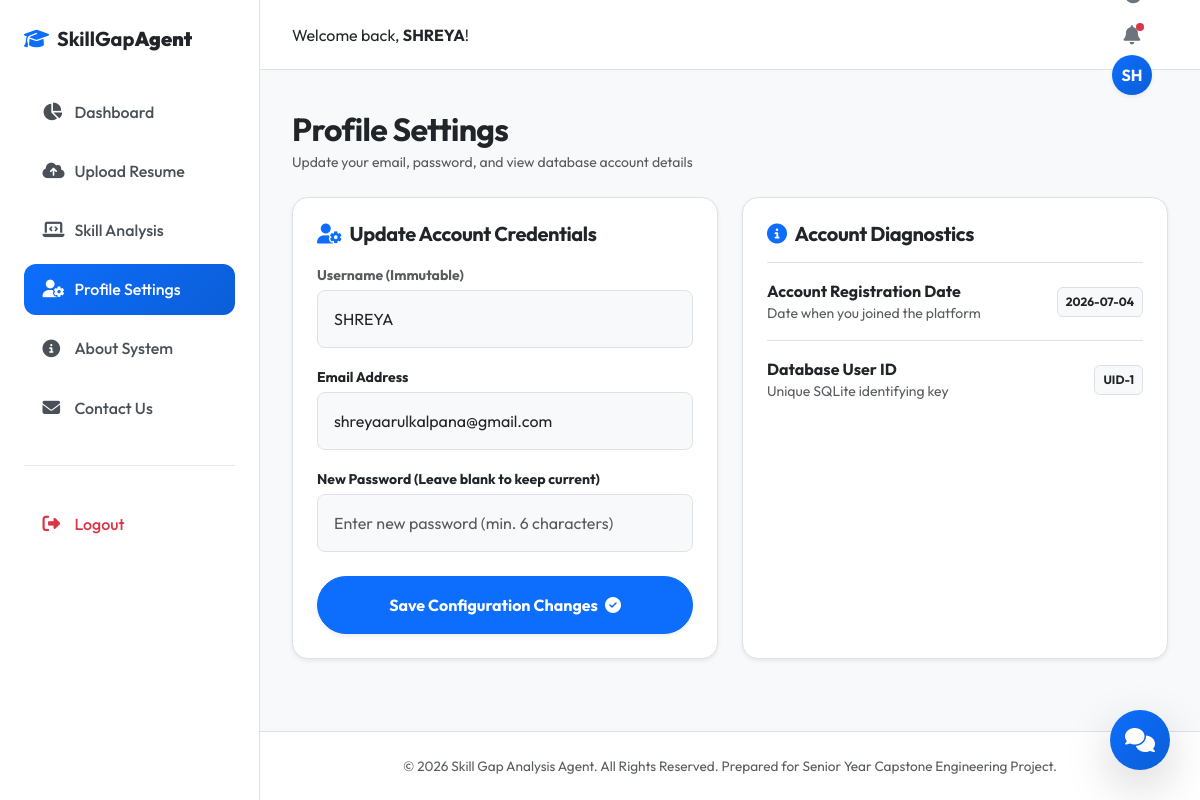
Screenshot of /profile (signed in) with the database file from the repository.
### tables this page shows
CREATE TABLE users (
            id INTEGER PRIMARY KEY AUTOINCREMENT,
            username TEXT UNIQUE NOT NULL,
            email TEXT UNIQUE NOT NULL,
            password TEXT NOT NULL,
            created_at TIMESTAMP DEFAULT CURRENT_TIMESTAMP
        );

### routes.py (the view, shortened to what this page needs)
@main_bp.route('/profile', methods=['GET', 'POST'])
@login_required
def profile():
    conn = get_db_connection()
    cursor = conn.cursor()
    cursor.execute("SELECT * FROM users WHERE id = ?", (current_user.id,))
    user_info = cursor.fetchone()
    conn.close()
    return render_template('profile.html', user=user_info)

### app.py (called while the page is built)
def create_app():
    app = Flask(__name__)
    app.config.from_object(Config)
    with app.app_context():
        init_db()
        print("Database initialized successfully.")
    login_manager = LoginManager()
    login_manager.login_view = 'main.login'
    login_manager.login_message = "Please log in to access this page."
    login_manager.login_message_category = "info"
    login_manager.init_app(app)
    @login_manager.user_loader
    def load_user(user_id):
        return User.get(int(user_id))
    app.register_blueprint(main_bp)
    return app

### database.py (called while the page is built)
def get_db_connection():
    conn = sqlite3.connect(Config.DATABASE)
    conn.row_factory = sqlite3.Row
    return conn

### models.py (called while the page is built)
    @staticmethod
    def get(user_id):
        conn = get_db_connection()
        cursor = conn.cursor()
        cursor.execute("SELECT * FROM users WHERE id = ?", (user_id,))
        row = cursor.fetchone()
        conn.close()
        if row:
            return User(id=row['id'], username=row['username'], email=row['email'], password=row['password'])
        return None

### templates/profile.html
{% extends "base.html" %}
{% block content %}
<div class="container-fluid px-0">
    <div class="mb-4">
        <h2 class="fw-bold mb-1">Profile Settings</h2>
        <p class="text-muted small">Update your email, password, and view database account details</p>
    </div>
    <div class="row g-4">
        <div class="col-md-6">
            <div class="card border-0 shadow-sm rounded-4 p-4">
                <h5 class="fw-bold text-dark mb-3"><i class="fa-solid fa-user-gear text-primary me-2"></i>Update Account Credentials</h5>
                <form action="{{ url_for('main.profile') }}" method="POST">
                    <div class="mb-3">
                        <label class="form-label small fw-bold text-muted mb-1">Username (Immutable)</label>
                        <input type="text" class="form-control p-3 bg-light rounded-3 text-muted" value="{{ current_user.username }}" readonly>
                    </div>
                    <div class="mb-3">
                        <label for="email" class="form-label small fw-bold text-dark mb-1">Email Address</label>
                        <input type="email" class="form-control p-3 rounded-3" id="email" name="email" value="{{ user.email }}" required>
                    </div>
                    <div class="mb-4">
                        <label for="password" class="form-label small fw-bold text-dark mb-1">New Password (Leave blank to keep current)</label>
                        <input type="password" class="form-control p-3 rounded-3" id="password" name="password" placeholder="Enter new password (min. 6 characters)" minlength="6">
                    </div>
                    <button type="submit" class="btn btn-primary w-100 py-3 rounded-pill fw-bold shadow-sm">
                        Save Configuration Changes <i class="fa-solid fa-circle-check ms-1"></i>
                    </button>
                </form>
            </div>
        </div>
        <div class="col-md-6">
            <div class="card border-0 shadow-sm rounded-4 p-4 h-100">
                <h5 class="fw-bold text-dark mb-3"><i class="fa-solid fa-circle-info text-primary me-2"></i>Account Diagnostics</h5>
                <ul class="list-group list-group-flush text-secondary mb-0">
                    <li class="list-group-item d-flex justify-content-between align-items-center px-0 py-3">
                        <div>
                            <div class="fw-bold text-dark">Account Registration Date</div>
                            <div class="text-muted small">Date when you joined the platform</div>
                        </div>
                        <span class="badge bg-light text-dark border p-2">{{ user.created_at[:10] }}</span>
                    </li>
                    <li class="list-group-item d-flex justify-content-between align-items-center px-0 py-3">
                        <div>
                            <div class="fw-bold text-dark">Database User ID</div>
                            <div class="text-muted small">Unique SQLite identifying key</div>
                        </div>
                        <span class="badge bg-light text-dark border p-2">UID-{{ user.id }}</span>
                    </li>
                </ul>
            </div>
        </div>
    </div>
</div>
{% endblock %}

### templates/base.html (shortened to what this page needs)
<!DOCTYPE html>
<html lang="en">
<head>
    <link href="https://cdn.jsdelivr.net/npm/bootstrap@5.3.0/dist/css/bootstrap.min.css" rel="stylesheet">
    <link rel="stylesheet" href="https://cdnjs.cloudflare.com/ajax/libs/font-awesome/6.4.0/css/all.min.css">
    <link rel="stylesheet" href="{{ url_for('static', filename='css/style.css') }}">
    <link rel="stylesheet" href="{{ url_for('static', filename='css/dashboard.css') }}">
</head>
<body>
    <div class="app-container">
        {% if current_user.is_authenticated %}
        <aside class="sidebar">
            <div class="sidebar-brand">
                <i class="fa-solid fa-graduation-cap text-primary me-2"></i>
                <span>SkillGap<strong>Agent</strong></span>
            </div>
            <nav class="sidebar-nav">
                <a href="{{ url_for('main.dashboard') }}" class="nav-item {% if request.endpoint == 'main.dashboard' %}active{% endif %}">
                    <i class="fa-solid fa-chart-pie"></i><span>Dashboard</span>
                </a>
                <a href="{{ url_for('main.upload') }}" class="nav-item {% if request.endpoint == 'main.upload' %}active{% endif %}">
                    <i class="fa-solid fa-cloud-arrow-up"></i><span>Upload Resume</span>
                </a>
                <a href="{{ url_for('main.analysis') }}" class="nav-item {% if request.endpoint == 'main.analysis' or request.endpoint == 'main.result' %}active{% endif %}">
                    <i class="fa-solid fa-laptop-code"></i><span>Skill Analysis</span>
                </a>
                <a href="{{ url_for('main.profile') }}" class="nav-item {% if request.endpoint == 'main.profile' %}active{% endif %}">
                    <i class="fa-solid fa-user-gear"></i><span>Profile Settings</span>
                </a>
                <a href="{{ url_for('main.about') }}" class="nav-item {% if request.endpoint == 'main.about' %}active{% endif %}">
                    <i class="fa-solid fa-circle-info"></i><span>About System</span>
                </a>
                <a href="{{ url_for('main.contact') }}" class="nav-item {% if request.endpoint == 'main.contact' %}active{% endif %}">
                    <i class="fa-solid fa-envelope"></i><span>Contact Us</span>
                </a>
                <hr class="sidebar-divider">
                <a href="{{ url_for('main.logout') }}" class="nav-item text-danger">
                    <i class="fa-solid fa-right-from-bracket"></i><span>Logout</span>
                </a>
            </nav>
        </aside>
        {% endif %}
        <div class="main-wrapper">
            <header class="top-header">
                <div class="header-left">
                    {% if current_user.is_authenticated %}
                    <span class="welcome-text">Welcome back, <strong>{{ current_user.username }}</strong>!</span>
                    {% else %}
                    <a href="{{ url_for('main.index') }}" class="header-brand">
                        <i class="fa-solid fa-graduation-cap text-primary me-2"></i>
                        <span>SkillGap<strong>Agent</strong></span>
                    </a>
                    {% endif %}
                </div>
                <div class="header-right">
                    <button class="theme-toggle-btn" id="theme-toggle" title="Toggle Light/Dark Mode">
                        <i class="fa-solid fa-moon"></i>
                    </button>
                    {% if current_user.is_authenticated %}
                    <div class="dropdown me-3">
                        <button class="header-btn" type="button" data-bs-toggle="dropdown" aria-expanded="false" id="notif-btn">
                            <i class="fa-solid fa-bell"></i>
                            <span class="badge-dot bg-danger"></span>
                        </button>
                    </div>
                    <div class="dropdown">
                        <button class="header-profile-btn" type="button" data-bs-toggle="dropdown" aria-expanded="false">
                            <div class="profile-avatar">{{ current_user.username[:2].upper() }}</div>
                        </button>
                    </div>
                    {% else %}
                    <a href="{{ url_for('main.login') }}" class="btn btn-outline-primary btn-sm px-3 me-2">Login</a>
                    <a href="{{ url_for('main.register') }}" class="btn btn-primary btn-sm px-3">Register</a>
                    {% endif %}
                </div>
            </header>
            <main class="content-body">
                {% block content %}{% endblock %}
            </main>
            <footer class="main-footer">
                <div class="container-fluid text-center text-muted">
                    <p class="mb-0">&copy; 2026 Skill Gap Analysis Agent. All Rights Reserved. Prepared for Senior Year Capstone Engineering Project.</p>
                </div>
            </footer>
        </div>
    </div>
    {% if current_user.is_authenticated %}
    <button class="chat-toggle-btn shadow-lg" id="chat-toggle" title="Chat with AI Career Buddy">
        <i class="fa-solid fa-comments"></i>
    </button>
    {% endif %}
</body>
</html>

### static/css/dashboard.css (style rules this page uses)
.chat-toggle-btn { position: fixed; bottom: 30px; right: 30px; width: 60px; height: 60px; border-radius: 50%; background: var(--primary-gradient); color: var(--text-white); border: none; cursor: pointer; z-index: 999; display: flex; align-items: center; justify-content: center; font-size: 1.5rem; box-shadow: 0 4px 15px rgba(13, 110, 253, 0.4); transition: transform var(--transition-speed) cubic-bezier(0.175, 0.885, 0.32, 1.275); }

### rows the page displays
users: username "SHREYA", username "SH", email "shreyaarulkalpana@gmail.com", created_at "2026-07-04", id "1"
